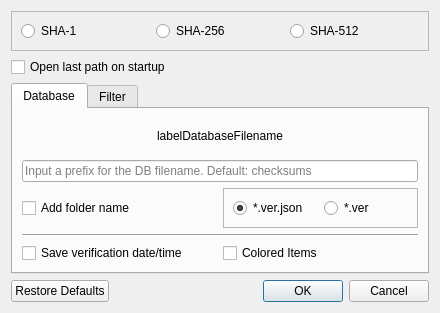
<?xml version="1.0" encoding="UTF-8"?>
<ui version="4.0">
 <class>SettingsDialog</class>
 <widget class="QDialog" name="SettingsDialog">
  <property name="geometry">
   <rect>
    <x>0</x>
    <y>0</y>
    <width>440</width>
    <height>313</height>
   </rect>
  </property>
  <property name="windowTitle">
   <string>Settings</string>
  </property>
  <layout class="QVBoxLayout" name="verticalLayout">
   <item>
    <widget class="QFrame" name="frame">
     <property name="frameShape">
      <enum>QFrame::StyledPanel</enum>
     </property>
     <property name="frameShadow">
      <enum>QFrame::Raised</enum>
     </property>
     <layout class="QHBoxLayout" name="horizontalLayout">
      <item>
       <widget class="QRadioButton" name="rbSha1">
        <property name="text">
         <string>SHA-1</string>
        </property>
       </widget>
      </item>
      <item>
       <widget class="QRadioButton" name="rbSha256">
        <property name="text">
         <string>SHA-256</string>
        </property>
       </widget>
      </item>
      <item>
       <widget class="QRadioButton" name="rbSha512">
        <property name="text">
         <string>SHA-512</string>
        </property>
       </widget>
      </item>
     </layout>
    </widget>
   </item>
   <item>
    <widget class="QCheckBox" name="cbLastPath">
     <property name="toolTip">
      <string>Checked: on startup go to last path
Unchecked: to Home folder</string>
     </property>
     <property name="text">
      <string>Open last path on startup</string>
     </property>
    </widget>
   </item>
   <item>
    <widget class="QTabWidget" name="tabWidget">
     <property name="currentIndex">
      <number>0</number>
     </property>
     <widget class="QWidget" name="tabDatabase">
      <attribute name="title">
       <string>Database</string>
      </attribute>
      <layout class="QGridLayout" name="gridLayout">
       <item row="1" column="0" colspan="2">
        <widget class="QLineEdit" name="inputJsonFileNamePrefix">
         <property name="placeholderText">
          <string>Input a prefix for the DB filename. Default: checksums</string>
         </property>
         <property name="clearButtonEnabled">
          <bool>true</bool>
         </property>
        </widget>
       </item>
       <item row="0" column="0" colspan="2">
        <widget class="QLabel" name="labelDatabaseFilename">
         <property name="text">
          <string>labelDatabaseFilename</string>
         </property>
         <property name="alignment">
          <set>Qt::AlignCenter</set>
         </property>
        </widget>
       </item>
       <item row="2" column="0">
        <widget class="QCheckBox" name="cbAddFolderName">
         <property name="text">
          <string>Add folder name</string>
         </property>
         <property name="checked">
          <bool>false</bool>
         </property>
        </widget>
       </item>
       <item row="2" column="1">
        <widget class="QFrame" name="frame_3">
         <property name="frameShape">
          <enum>QFrame::StyledPanel</enum>
         </property>
         <property name="frameShadow">
          <enum>QFrame::Raised</enum>
         </property>
         <layout class="QHBoxLayout" name="horizontalLayout_2">
          <item>
           <widget class="QRadioButton" name="rbExtVerJson">
            <property name="text">
             <string>*.ver.json</string>
            </property>
            <property name="checked">
             <bool>true</bool>
            </property>
           </widget>
          </item>
          <item>
           <widget class="QRadioButton" name="rbExtVer">
            <property name="text">
             <string>*.ver</string>
            </property>
            <property name="checked">
             <bool>false</bool>
            </property>
           </widget>
          </item>
         </layout>
        </widget>
       </item>
       <item row="3" column="0" colspan="2">
        <widget class="Line" name="line">
         <property name="orientation">
          <enum>Qt::Horizontal</enum>
         </property>
        </widget>
       </item>
       <item row="4" column="0">
        <widget class="QCheckBox" name="cbSaveVerificationDateTime">
         <property name="text">
          <string>Save verification date/time</string>
         </property>
         <property name="checked">
          <bool>false</bool>
         </property>
        </widget>
       </item>
       <item row="4" column="1">
        <widget class="QCheckBox" name="cbColoredItems">
         <property name="toolTip">
          <string>With a large number of small files, this may require
more computing resources during an active Process</string>
         </property>
         <property name="text">
          <string>Colored Items</string>
         </property>
        </widget>
       </item>
      </layout>
     </widget>
     <widget class="QWidget" name="tabFilter">
      <attribute name="title">
       <string>Filter</string>
      </attribute>
      <layout class="QGridLayout" name="gridLayout_2">
       <item row="4" column="1">
        <spacer name="verticalSpacer_2">
         <property name="orientation">
          <enum>Qt::Vertical</enum>
         </property>
         <property name="sizeHint" stdset="0">
          <size>
           <width>20</width>
           <height>40</height>
          </size>
         </property>
        </spacer>
       </item>
       <item row="0" column="1">
        <widget class="QLabel" name="label">
         <property name="text">
          <string>Filter files by extensions:</string>
         </property>
        </widget>
       </item>
       <item row="3" column="2" colspan="2">
        <widget class="QCheckBox" name="ignoreShaFiles">
         <property name="toolTip">
          <string>Exclude the summary files from the filelist</string>
         </property>
         <property name="text">
          <string>Ignore *.sha1/256/512 files</string>
         </property>
        </widget>
       </item>
       <item row="3" column="1">
        <widget class="QCheckBox" name="ignoreDbFiles">
         <property name="toolTip">
          <string>Exclude *.ver.json files from the filelist</string>
         </property>
         <property name="text">
          <string>Ignore Veretino DB files</string>
         </property>
        </widget>
       </item>
       <item row="1" column="1" colspan="3">
        <widget class="QLineEdit" name="inputExtensions">
         <property name="toolTip">
          <string>Extensions list separated by spaces</string>
         </property>
         <property name="placeholderText">
          <string>log jpg docx mkv</string>
         </property>
         <property name="clearButtonEnabled">
          <bool>true</bool>
         </property>
        </widget>
       </item>
       <item row="0" column="2" colspan="2">
        <widget class="QFrame" name="frame_2">
         <property name="frameShape">
          <enum>QFrame::StyledPanel</enum>
         </property>
         <property name="frameShadow">
          <enum>QFrame::Raised</enum>
         </property>
         <layout class="QHBoxLayout" name="horizontalLayout_3">
          <item>
           <widget class="QRadioButton" name="radioButtonIgnore">
            <property name="text">
             <string>Ignore</string>
            </property>
            <property name="checked">
             <bool>true</bool>
            </property>
           </widget>
          </item>
          <item>
           <widget class="QRadioButton" name="radioButtonIncludeOnly">
            <property name="text">
             <string>Include</string>
            </property>
           </widget>
          </item>
          <item>
           <spacer name="horizontalSpacer">
            <property name="orientation">
             <enum>Qt::Horizontal</enum>
            </property>
            <property name="sizeHint" stdset="0">
             <size>
              <width>40</width>
              <height>20</height>
             </size>
            </property>
           </spacer>
          </item>
         </layout>
        </widget>
       </item>
      </layout>
     </widget>
    </widget>
   </item>
   <item>
    <widget class="QDialogButtonBox" name="buttonBox">
     <property name="orientation">
      <enum>Qt::Horizontal</enum>
     </property>
     <property name="standardButtons">
      <set>QDialogButtonBox::Cancel|QDialogButtonBox::Ok|QDialogButtonBox::RestoreDefaults</set>
     </property>
    </widget>
   </item>
  </layout>
 </widget>
 <resources/>
 <connections>
  <connection>
   <sender>buttonBox</sender>
   <signal>accepted()</signal>
   <receiver>SettingsDialog</receiver>
   <slot>accept()</slot>
   <hints>
    <hint type="sourcelabel">
     <x>248</x>
     <y>254</y>
    </hint>
    <hint type="destinationlabel">
     <x>157</x>
     <y>274</y>
    </hint>
   </hints>
  </connection>
  <connection>
   <sender>buttonBox</sender>
   <signal>rejected()</signal>
   <receiver>SettingsDialog</receiver>
   <slot>reject()</slot>
   <hints>
    <hint type="sourcelabel">
     <x>316</x>
     <y>260</y>
    </hint>
    <hint type="destinationlabel">
     <x>286</x>
     <y>274</y>
    </hint>
   </hints>
  </connection>
 </connections>
</ui>
